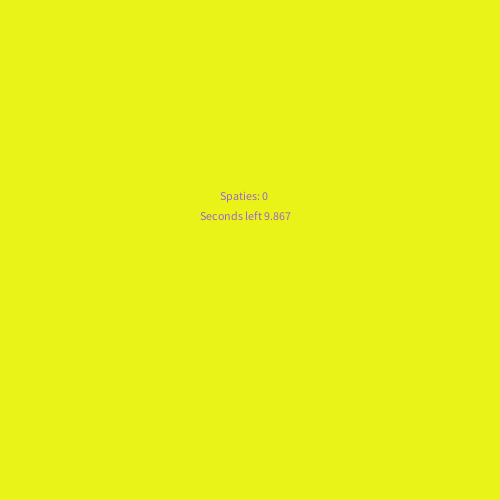
Frame 1 (no input)
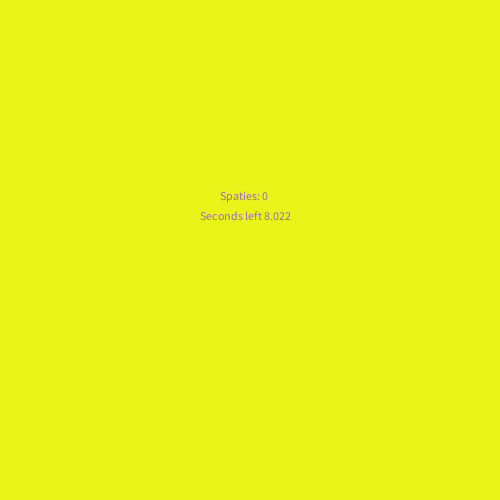
Frame 60 (the mouse pressed at the canvas centre just before this capture)
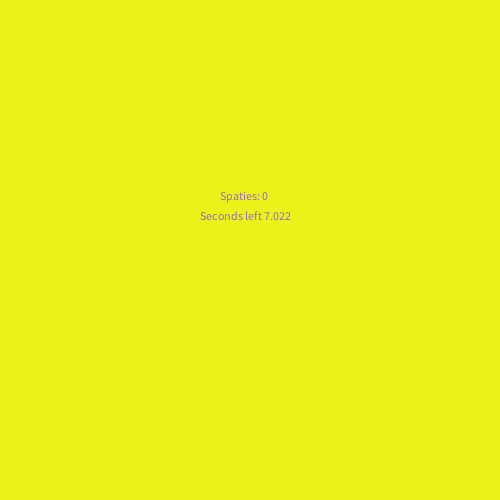
Frame 120 (the mouse held since frame 60 and released just before this capture)

The Processing sketch that drew these frames (run headless with seeded random() and noise(); from frame 60 on, the mouse is pressed at the canvas centre):

// Processing sketch: Opdr_12_2
// ── Opdr_12_2.pde
int seconden;
int leftAmount;
int millisLeft;
int aantalSpaties = 0;
boolean racing = true;

void setup(){
  size(500,500);
}

void draw(){
  background(234,243,23);
  
  seconden =millis()/1000;
  leftAmount = 9 - seconden;
  millisLeft = 1000 - (millis()%1000);
  
  if(!racing){
    leftAmount = 0;
    millisLeft = 0;
  }
  
    if(seconden >= 10){
    racing = false;
  }
  
  fill(153,102,204);
  text("Spaties: " + aantalSpaties, 220,200);
  text("Seconds left " + leftAmount + "." + nf(millisLeft, 3), 200,220);
}

void keyReleased(){
  if(keyCode == 32 && racing){
    aantalSpaties++;
  }
}
    
